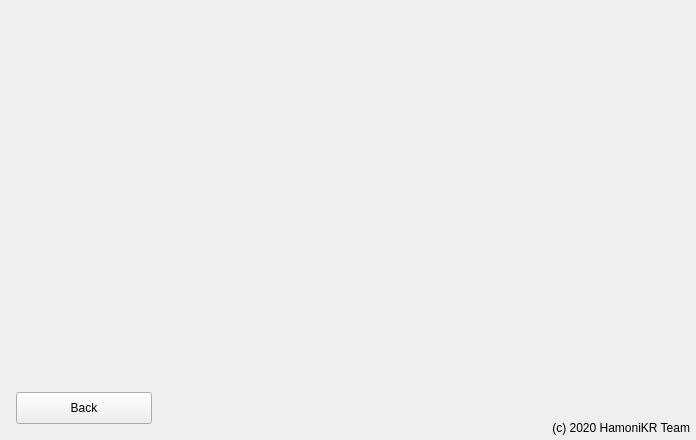
     <widget class="QWidget" name="licensepanel" native="true">
      <property name="geometry">
       <rect>
        <x>697</x>
        <y>1344</y>
        <width>696</width>
        <height>440</height>
       </rect>
      </property>
      <property name="autoFillBackground">
       <bool>true</bool>
      </property>
      <widget class="QTextBrowser" name="license">
       <property name="enabled">
        <bool>false</bool>
       </property>
       <property name="geometry">
        <rect>
         <x>8</x>
         <y>8</y>
         <width>680</width>
         <height>368</height>
        </rect>
       </property>
       <property name="focusPolicy">
        <enum>Qt::NoFocus</enum>
       </property>
       <property name="acceptDrops">
        <bool>false</bool>
       </property>
       <property name="frameShape">
        <enum>QFrame::NoFrame</enum>
       </property>
       <property name="lineWrapMode">
        <enum>QTextEdit::NoWrap</enum>
       </property>
       <property name="textInteractionFlags">
        <set>Qt::NoTextInteraction</set>
       </property>
      </widget>
      <widget class="QLabel" name="label_37">
       <property name="geometry">
        <rect>
         <x>390</x>
         <y>416</y>
         <width>300</width>
         <height>24</height>
        </rect>
       </property>
       <property name="text">
        <string notr="true">(c) 2020 HamoniKR Team</string>
       </property>
       <property name="alignment">
        <set>Qt::AlignRight|Qt::AlignTrailing|Qt::AlignVCenter</set>
       </property>
      </widget>
      <widget class="QPushButton" name="licenseback">
       <property name="geometry">
        <rect>
         <x>16</x>
         <y>392</y>
         <width>136</width>
         <height>32</height>
        </rect>
       </property>
       <property name="cursor">
        <cursorShape>PointingHandCursor</cursorShape>
       </property>
       <property name="text">
        <string>Back</string>
       </property>
       <property name="icon">
        <iconset resource="pictures.qrc">
         <normaloff>:/pictures/back.png</normaloff>:/pictures/back.png</iconset>
       </property>
       <property name="iconSize">
        <size>
         <width>13</width>
         <height>13</height>
        </size>
       </property>
      </widget>
     </widget>
